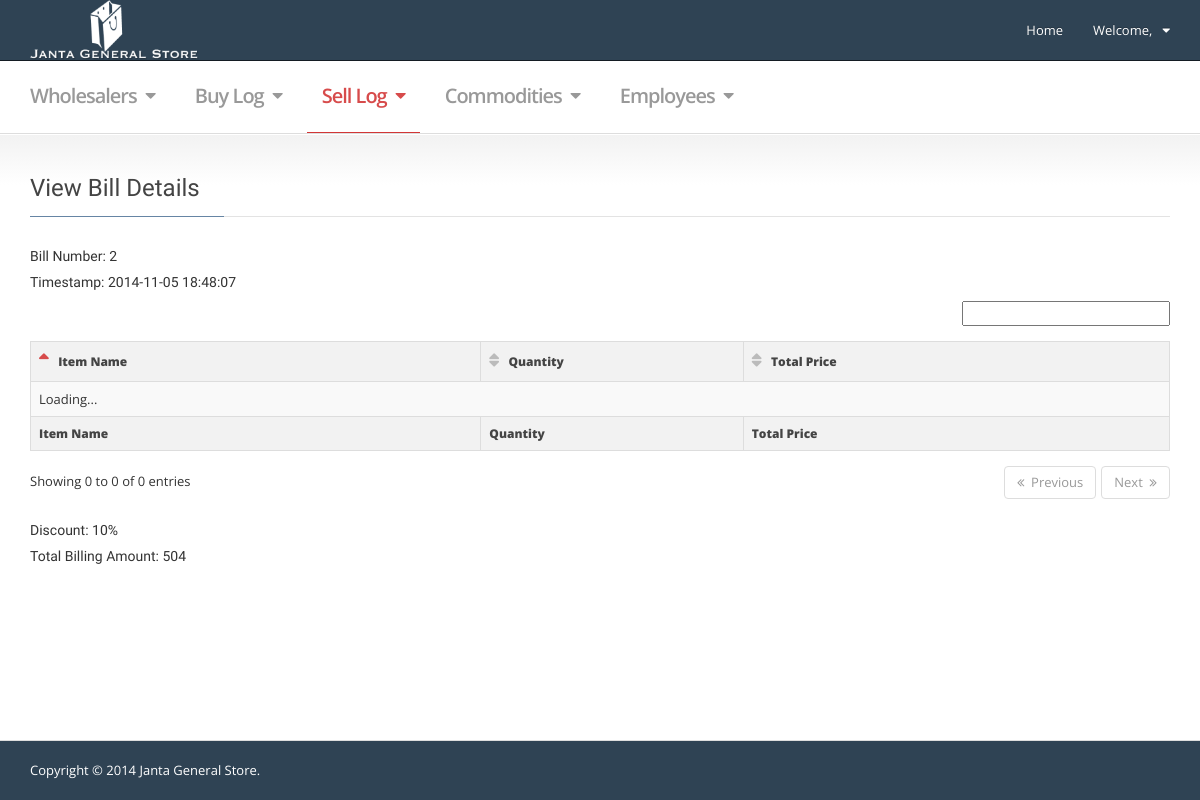
The app's page /sell_log_bill_show.php?id=2, older data.
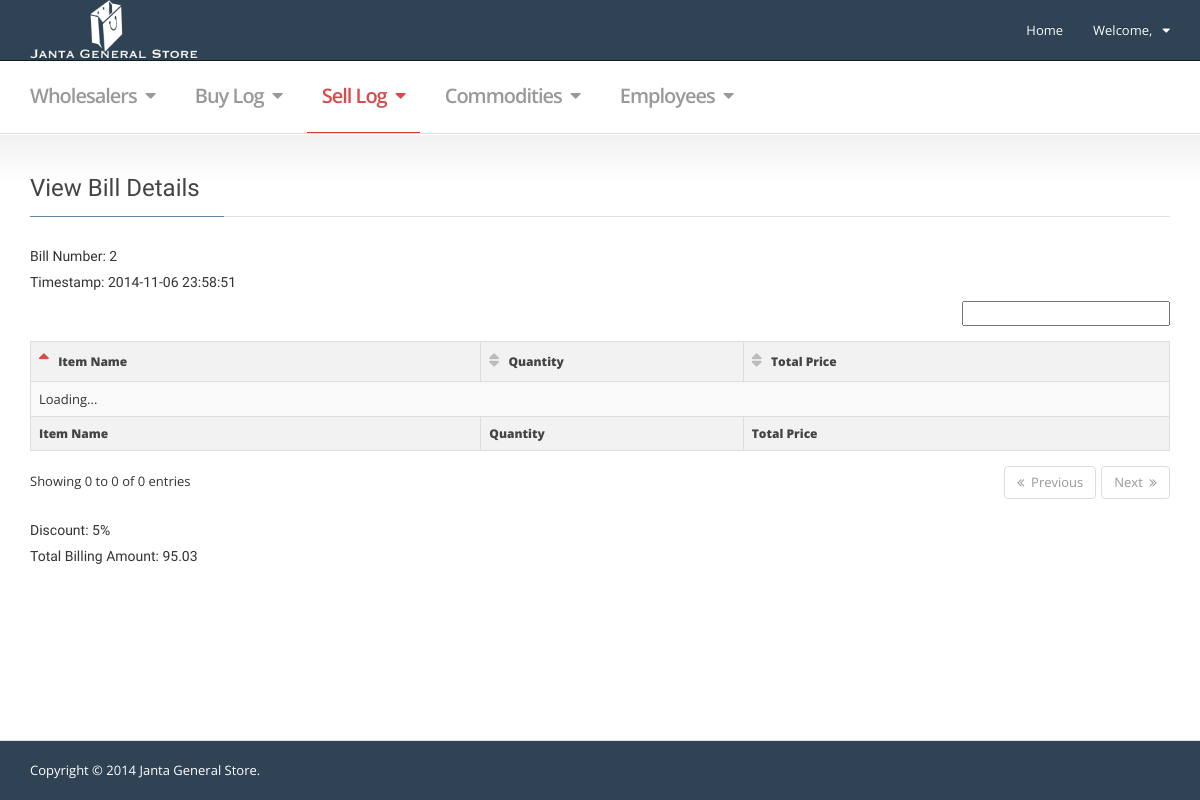
The same page, newer data.
### tables this page shows
CREATE TABLE IF NOT EXISTS `sell_log` (
  `id` int(11) NOT NULL AUTO_INCREMENT,
  `discount` varchar(10) NOT NULL,
  `billing_amount` varchar(15) NOT NULL,
  `timestamp` varchar(20) NOT NULL,
  PRIMARY KEY (`id`)
);

### sell_log_bill_show.php (the view, shortened to what this page needs)
<!DOCTYPE html>
 <html lang="en" class="no-js">
<head>
  <link rel="stylesheet" href="./css/font-awesome.min.css">
  <link rel="stylesheet" href="./css/bootstrap.min.css">
  <link rel="stylesheet" href="./js/plugins/dataTables/dataTables.bootstrap.css">
  <link rel="stylesheet" href="./css/mvpready-admin.css">
  <link rel="stylesheet" href="./css/mvpready-flat.css">
</head>
<body class=" ">
<div id="wrapper">
  <?php
            include_once("navbar.php");
  ?>
  <div class="content">
    <div class="container">
      <div class="portlet">
        <h3 class="portlet-title">
          <u>View Bill Details</u>
        </h3>
<?php
require 'scripts/config_sql.php';
$id = $_GET['id'];
$row = $mysqli->query("SELECT * FROM sell_log WHERE id='$id' LIMIT 1")->fetch_assoc();
?>
        <div class="portlet-body">
          <h5 id="billno">Bill Number: <?php echo $row['id']; ?></h4>
          <h5 id="billtime">Timestamp: <?php echo $row['timestamp']; ?></h4>
          <table class="table table-striped table-bordered" id="table-1">
            <thead>
              <tr>
                <th style="width: 20%">Item Name</th>
                <th style="width: 12%">Quantity</th>
                <th style="width: 19%">Total Price</th>
              </tr>
            </thead>
            <tfoot>
              <tr>
                <th>Item Name</th>
                <th>Quantity</th>
                <th>Total Price</th>
              </tr>
            </tfoot>
          </table>
          <h5 id="billdiscount">Discount: <?php echo $row['discount']; ?>%</h4>
          <h5 id="billamount">Total Billing Amount: <?php echo $row['billing_amount']; ?></h4>
        </div>
      </div>
    </div>
  </div>
</div>
<footer class="footer">
  <div class="container">
    <p class="pull-left">Copyright &copy; 2014 Janta General Store.</p>
  </div>
</footer>
</body>
</html>

### navbar.php (shortened to what this page needs)
<header class="navbar navbar-inverse" role="banner">
  <div class="container">
    <div class="navbar-header">
      <a href="./home.php" class="navbar-brand navbar-brand-img">
        <img src="./img/logo.png" alt="JGS" class="navbar-brand navbar-brand-img">
      </a>
    </div>
    <nav class="collapse navbar-collapse" role="navigation">
      <ul class="nav navbar-nav navbar-right">
        <li>
          <a href="./home.php">Home</a>
        </li>
        <li class="dropdown navbar-profile">
          <a class="dropdown-toggle" data-toggle="dropdown" href="javascript:;">
            <span class="">Welcome, <?php session_start(); echo $_SESSION['user']['name']; ?> &nbsp;</span>
            <i class="fa fa-caret-down"></i>
          </a>
        </li>
      </ul>
    </nav>
  </div>
</header>
<div class="mainnav">
  <div class="container">
    <nav class="collapse mainnav-collapse" role="navigation">
      <ul class="mainnav-menu">
        <li class="dropdown" id="nav_wholesalers">
          <a href="./wholesaler_add_entry.html" class="dropdown-toggle" data-toggle="dropdown" data-hover="dropdown">
          Wholesalers
          <i class="mainnav-caret"></i>
          </a>
        </li>
        <li class="dropdown" id="nav_buy_log">
        	<a href="./buy_log_add_entry.html" class="dropdown-toggle" data-toggle="dropdown" data-hover="dropdown">
        	Buy Log
        	<i class="mainnav-caret"></i>
        	</a>
        </li>
        <li class="dropdown " id="nav_sell_log">
          <a href="javascript:;" class="dropdown-toggle" data-toggle="dropdown" data-hover="dropdown">
          Sell Log
          <i class="mainnav-caret"></i>
          </a>
        </li>
        <li class="dropdown " id="nav_commodities">
          <a href="javascript:;" class="dropdown-toggle" data-toggle="dropdown" data-hover="dropdown">
          Commodities
          <i class="mainnav-caret"></i>
          </a>
        </li>
        <li class="dropdown " id="nav_employee">
          <a href="javascript:;" class="dropdown-toggle" data-toggle="dropdown" data-hover="dropdown">
          Employees
          <i class="mainnav-caret"></i>
          </a>
        </li>
      </ul>
    </nav>
  </div>
</div>

### css/mvpready-flat.css (style rules this page uses)
.navbar { background-image: none; background-repeat: no-repeat; -ms-filter: none; filter: none; }
.table-bordered thead tr, .table-bordered tfoot tr { background-image: none; background-repeat: no-repeat; -ms-filter: none; filter: none; }

Row changes from the older to the newer data that the page shows:
changed sell_log id 2: timestamp "2014-11-05 18:48:07" → "2014-11-06 23:58:51"; discount "10" → "5"; billing_amount "504" → "95.03"
